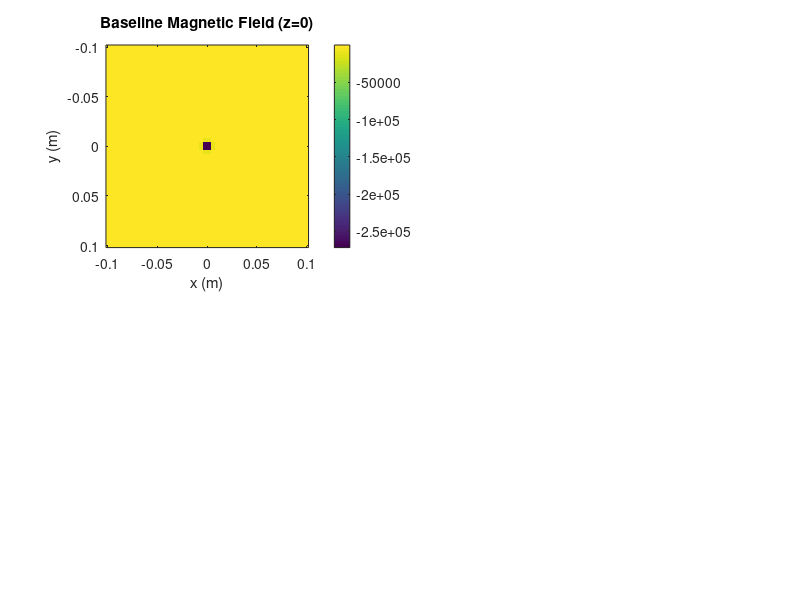

MATLAB code for this plot: (Note: this script raises an error after producing the figure.)
% Define constants
mu0 = 4 * pi * 1e-7; % Permeability of free space
num_points = 50; % Number of points in each dimension to calculate the field
 
 
% Define coil parameters
coil_radius = [0.05, 0.05]; % Radii of the coils in meters
coil_center = [0, 0, 0.1; 0, 0, -0.1]; % Centers of the coils in x, y, z
frequencies = [10, 15]; % Frequencies of the coils in Hz
currents = [1, 1]; % Currents in the coils in Amperes
phases = [0, pi/2]; % Phases of the currents in the coils
 
 
% Define the observation grid for the brain model
[x, y, z] = meshgrid(linspace(-0.1, 0.1, num_points), linspace(-0.1, 0.1, num_points), linspace(-0.1, 0.1, num_points));
 
 
% Simulate baseline neural activity with altered oscillatory patterns for depression
t = 0:0.001:1; % Time vector (1 second)
f_alpha = 10; % Frequency of alpha oscillations (8-12 Hz)
f_theta = 6; % Frequency of theta oscillations (4-7 Hz)
p0_alpha = [1, 0, 0]; % Initial dipole moment for alpha (arbitrary units)
p0_theta = [0.5, 0, 0]; % Initial dipole moment for theta (arbitrary units)
 
 
% Calculate baseline MEG signal with altered oscillatory patterns
meg_baseline_alpha = mu0 * (3 * (p0_alpha(1) * z) .* z - p0_alpha(1)) ./ (4 * pi * (x.^2 + y.^2 + z.^2).^(5/2));
meg_baseline_theta = mu0 * (3 * (p0_theta(1) * z) .* z - p0_theta(1)) ./ (4 * pi * (x.^2 + y.^2 + z.^2).^(5/2));
meg_baseline = meg_baseline_alpha + meg_baseline_theta; % Combine alpha and theta components
 
 
% Apply magnetic stimulation (using original coil model)
Bz_total = zeros(size(z)); % Initialize total magnetic field
for coil = 1:length(frequencies)
    Bz = mu0 * currents(coil) * coil_radius(coil)^2 ./ (2 * ((coil_radius(coil)^2 + (z - coil_center(coil,3)).^2).^(3/2)));
    Bz_total = Bz_total + Bz; % Superimpose the fields from each coil
end
 
 
% Simulate post-stimulation neural activity (simplified model)
% Assume the stimulation affects the amplitude of the neural oscillations
meg_post_alpha = mu0 * (3 * (1.2 * p0_alpha(1) * z) .* z - 1.2 * p0_alpha(1)) ./ (4 * pi * (x.^2 + y.^2 + z.^2).^(5/2));
meg_post_theta = mu0 * (3 * (1.2 * p0_theta(1) * z) .* z - 1.2 * p0_theta(1)) ./ (4 * pi * (x.^2 + y.^2 + z.^2).^(5/2));
meg_post = meg_post_alpha + meg_post_theta; % Combine alpha and theta components
 
 % Initialize time-varying MEG matrices
meg_baseline_time = zeros(length(t), num_points);
meg_post_time = zeros(length(t), num_points);
 
% Loop over time to simulate MEG for each time point
for i = 1:length(t)
    % Simulate MEG signal at time point i
    meg_baseline_time(i, :) = sin(2 * pi * f_alpha * t(i)) * meg_baseline(num_points/2, num_points/2, num_points/2);
    meg_post_time(i, :) = sin(2 * pi * f_alpha * t(i)) * meg_post(num_points/2, num_points/2, num_points/2);
end
 
% Choose a plane to visualize, for example z=0 (middle of the brain)
slice_index = num_points / 2; % Assuming num_points is even, this is the middle
meg_baseline_slice = squeeze(meg_baseline(:, :, slice_index));
meg_post_slice = squeeze(meg_post(:, :, slice_index));
 
 
cmin = min(min(meg_baseline_slice(:)), min(meg_post_slice(:)));
cmax = max(max(meg_baseline_slice(:)), max(meg_post_slice(:)));
 
% Plot the baseline magnetic field slice with adjusted color limits
subplot(2, 2, 1);
imagesc(linspace(-0.1, 0.1, num_points), linspace(-0.1, 0.1, num_points), meg_baseline_slice);
axis square;
title('Baseline Magnetic Field (z=0)');
xlabel('x (m)');
ylabel('y (m)');
colorbar;
clim([cmin cmax]); % Adjust the color scale
 
 
% Plot the post-stimulation magnetic field slice with the same color limits for comparison
subplot(2, 2, 2);
imagesc(linspace(-0.1, 0.1, num_points), linspace(-0.1, 0.1, num_points), meg_post_slice);
axis square;
title('Post-Stimulation Magnetic Field (z=0)');
xlabel('x (m)');
ylabel('y (m)');
colorbar;
clim([cmin cmax]); % Use the same color scale as the baseline for direct comparison
 
 
% Now plot the central slice of the brain over time
subplot(2, 2, [3, 4]);
plot(t, meg_baseline_time(:, slice_index), 'DisplayName', 'Baseline'); % Plot the central slice over time
hold on; % Hold on to plot both on the same graph
plot(t, meg_post_time(:, slice_index), 'DisplayName', 'Post-Stimulation'); % Plot the central slice over time
hold off;
legend;
title('MEG Signal Over Time');
xlabel('Time (s)');
ylabel('Magnetic Field (T)');